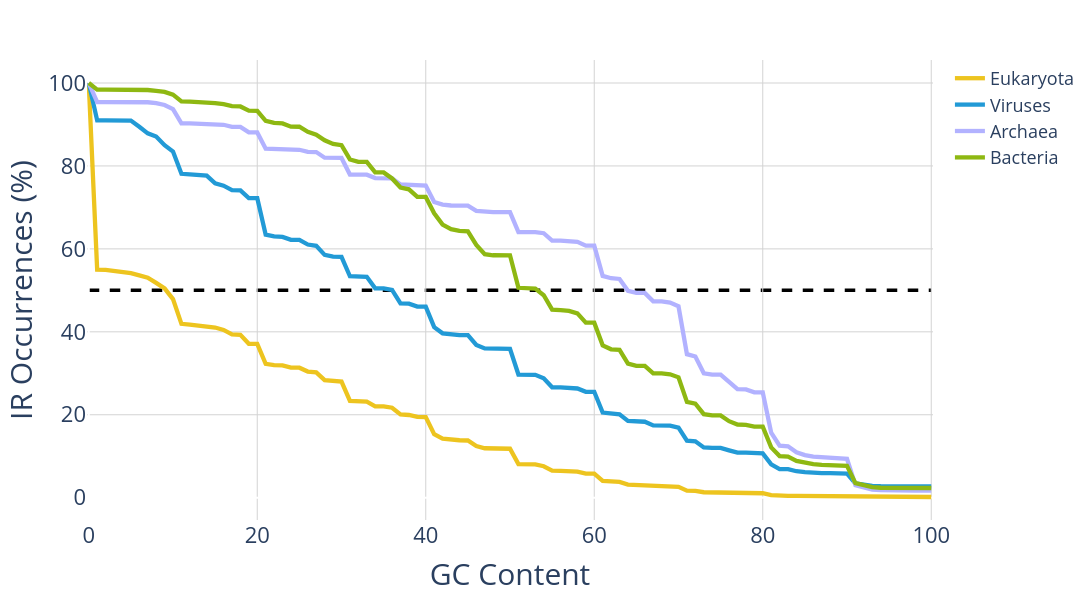

The notebook cell this image was saved under:
### Code cell
import plotly.express as px
import pandas as pd
import plotly.io as pio
domain_colors = {
                'Eukaryota': '#edc41f',
                'Archaea': '#b2b2ff',
                'Bacteria': '#8eb812',
                'Viruses': '#229ad6',
}
order = ["Eukaryota", "Metazoa", "Fungi", "Plantae", "Protista", "Bacteria", "Archaea", "Viruses"]
motif_counts["subdivision"] = pd.Categorical(motif_counts["subdivision"], categories=order, ordered=True)

fig = px.line(
    motif_counts[motif_counts["subdivision"].isin({"Eukaryota", "Bacteria", "Archaea", "Viruses"})],
    x="threshold",
    y="motif_perc",
    color="subdivision",
    color_discrete_map=domain_colors,
    line_group="subdivision"
)

fig.update_traces(line=dict(width=4.3))
fig.update_layout(
    xaxis_title="GC Content",
    yaxis_title=f"{pattern} Occurrences (%)",
    font=dict(size=18),
    legend_title=None,
    width=1200,
    height=600,
    paper_bgcolor='rgba(0,0,0,0)',

)

fig.add_shape(
    type="line",
    x0=motif_counts["threshold"].min(),
    x1=motif_counts["threshold"].max(),
    y0=50,
    y1=50,
    line=dict(color="black", width=3.5, dash="dash"),
    layer="below"
)

fig.update_layout(
    xaxis=dict(
        tickfont=dict(size=20),
        showgrid=True,
        gridcolor='lightgray',
        gridwidth=1
    ),
    yaxis=dict(
        tickfont=dict(size=20),
        showgrid=True,
        gridcolor='lightgray',
        gridwidth=1
    )
)

fig.update_layout(plot_bgcolor='rgba(0,0,0,0)')
fig.update_layout(
    xaxis_title_font=dict(size=30),
    yaxis_title_font=dict(size=30),
    xaxis=dict(tickfont=dict(size=22)),
    yaxis=dict(tickfont=dict(size=22)),
)
# Save as interactive HTML (PDF is not ideal for interactive Plotly plots)
# fig.write_html(f"{target}/STR_occurrences_perc_vs_arm_gc_content.html")
pio.write_image(
    fig,
    str(target / f"{pattern}_occurrences_perc_vs_arm_gc_content_domains.pdf"),
    format="pdf",
    width=1200,
    height=600,
    scale=1
)
fig.show()

### Figure 1 — Plotly figure (JSON) as saved in the notebook; plotly's stock layout.template omitted (floating-point values rounded to 4 significant figures)
{"data": [{"hovertemplate": "subdivision=Eukaryota<br>threshold=%{x}<br>motif_perc=%{y}<extra></extra>", "legendgroup": "Eukaryota", "line": {"color": "#edc41f", "dash": "solid", "width": 4.3}, "marker": {"symbol": "circle"}, "mode": "lines", "name": "Eukaryota", "orientation": "v", "showlegend": true, "type": "scatter", "x": [0.0, 1.0, 2.0, 3.0, 4.0, 5.0, 6.0, 7.0, 8.0, 9.0, 10.0, 11.0, 12.0, 13.0, 14.0, 15.0, 16.0, 17.0, 18.0, 19.0, 20.0, 21.0, 22.0, 23.0, 24.0, 25.0, 26.0, 27.0, 28.0, 29.0, 30.0, 31.0, 32.0, 33.0, 34.0, 35.0, 36.0, 37.0, 38.0, 39.0, 40.0, 41.0, 42.0, 43.0, 44.0, 45.0, 46.0, 47.0, 48.0, 49.0, 50.0, 51.0, 52.0, 53.0, 54.0, 55.0, 56.0, 57.0, 58.0, 59.0, 60.0, 61.0, 62.0, 63.0, 64.0, 65.0, 66.0, 67.0, 68.0, 69.0, 70.0, 71.0, 72.0, 73.0, 74.0, 75.0, 76.0, 77.0, 78.0, 79.0, 80.0, 81.0, 82.0, 83.0, 84.0, 85.0, 86.0, 87.0, 88.0, 89.0, 90.0, 91.0, 92.0, 93.0, 94.0, 95.0, 96.0, 97.0, 98.0, 99.0, 100.0], "xaxis": "x", "y": [100.0, 54.97, 54.92, 54.7, 54.47, 54.15, 53.62, 53.06, 51.81, 50.47, 47.88, 41.93, 41.74, 41.59, 41.37, 41.04, 40.45, 39.36, 39.27, 37.11, 37.08, 32.29, 31.98, 31.9, 31.36, 31.35, 30.43, 30.24, 28.36, 28.07, 28.0, 23.33, 23.2, 23.18, 22.03, 22.01, 21.7, 20.08, 19.95, 19.51, 19.46, 15.31, 14.25, 13.96, 13.86, 13.8, 12.46, 11.93, 11.82, 11.81, 11.81, 8.097, 8.09, 8.023, 7.588, 6.524, 6.489, 6.436, 6.29, 5.815, 5.808, 4.035, 3.847, 3.806, 3.165, 3.058, 3.051, 2.743, 2.742, 2.722, 2.628, 1.697, 1.665, 1.325, 1.307, 1.307, 1.134, 1.089, 1.088, 1.078, 1.078, 0.6264, 0.467, 0.4659, 0.4294, 0.4107, 0.4007, 0.398, 0.3971, 0.3968, 0.3967, 0.2159, 0.1877, 0.1794, 0.1765, 0.1755, 0.1753, 0.1752, 0.1752, 0.1752, 0.1752], "yaxis": "y"}, {"hovertemplate": "subdivision=Viruses<br>threshold=%{x}<br>motif_perc=%{y}<extra></extra>", "legendgroup": "Viruses", "line": {"color": "#229ad6", "dash": "solid", "width": 4.3}, "marker": {"symbol": "circle"}, "mode": "lines", "name": "Viruses", "orientation": "v", "showlegend": true, "type": "scatter", "x": [0.0, 1.0, 2.0, 3.0, 4.0, 5.0, 6.0, 7.0, 8.0, 9.0, 10.0, 11.0, 12.0, 13.0, 14.0, 15.0, 16.0, 17.0, 18.0, 19.0, 20.0, 21.0, 22.0, 23.0, 24.0, 25.0, 26.0, 27.0, 28.0, 29.0, 30.0, 31.0, 32.0, 33.0, 34.0, 35.0, 36.0, 37.0, 38.0, 39.0, 40.0, 41.0, 42.0, 43.0, 44.0, 45.0, 46.0, 47.0, 48.0, 49.0, 50.0, 51.0, 52.0, 53.0, 54.0, 55.0, 56.0, 57.0, 58.0, 59.0, 60.0, 61.0, 62.0, 63.0, 64.0, 65.0, 66.0, 67.0, 68.0, 69.0, 70.0, 71.0, 72.0, 73.0, 74.0, 75.0, 76.0, 77.0, 78.0, 79.0, 80.0, 81.0, 82.0, 83.0, 84.0, 85.0, 86.0, 87.0, 88.0, 89.0, 90.0, 91.0, 92.0, 93.0, 94.0, 95.0, 96.0, 97.0, 98.0, 99.0, 100.0], "xaxis": "x", "y": [100.0, 90.97, 90.97, 90.97, 90.96, 90.95, 89.45, 87.86, 87.08, 85.01, 83.48, 78.11, 77.98, 77.87, 77.67, 75.79, 75.24, 74.18, 74.1, 72.25, 72.24, 63.43, 63.01, 62.9, 62.19, 62.19, 61.05, 60.76, 58.56, 58.13, 58.09, 53.4, 53.27, 53.26, 50.5, 50.49, 50.12, 46.89, 46.8, 46.08, 46.07, 41.13, 39.64, 39.3, 39.22, 39.19, 36.84, 36.01, 35.92, 35.91, 35.91, 29.71, 29.69, 29.64, 28.79, 26.63, 26.59, 26.54, 26.34, 25.55, 25.55, 20.53, 20.18, 20.09, 18.52, 18.33, 18.32, 17.45, 17.45, 17.38, 16.89, 13.75, 13.6, 12.12, 12.01, 12.01, 11.42, 10.86, 10.85, 10.7, 10.7, 8.042, 6.907, 6.895, 6.387, 6.167, 5.978, 5.942, 5.909, 5.87, 5.817, 3.44, 3.081, 2.838, 2.769, 2.749, 2.743, 2.743, 2.743, 2.743, 2.743], "yaxis": "y"}, {"hovertemplate": "subdivision=Archaea<br>threshold=%{x}<br>motif_perc=%{y}<extra></extra>", "legendgroup": "Archaea", "line": {"color": "#b2b2ff", "dash": "solid", "width": 4.3}, "marker": {"symbol": "circle"}, "mode": "lines", "name": "Archaea", "orientation": "v", "showlegend": true, "type": "scatter", "x": [0.0, 1.0, 2.0, 3.0, 4.0, 5.0, 6.0, 7.0, 8.0, 9.0, 10.0, 11.0, 12.0, 13.0, 14.0, 15.0, 16.0, 17.0, 18.0, 19.0, 20.0, 21.0, 22.0, 23.0, 24.0, 25.0, 26.0, 27.0, 28.0, 29.0, 30.0, 31.0, 32.0, 33.0, 34.0, 35.0, 36.0, 37.0, 38.0, 39.0, 40.0, 41.0, 42.0, 43.0, 44.0, 45.0, 46.0, 47.0, 48.0, 49.0, 50.0, 51.0, 52.0, 53.0, 54.0, 55.0, 56.0, 57.0, 58.0, 59.0, 60.0, 61.0, 62.0, 63.0, 64.0, 65.0, 66.0, 67.0, 68.0, 69.0, 70.0, 71.0, 72.0, 73.0, 74.0, 75.0, 76.0, 77.0, 78.0, 79.0, 80.0, 81.0, 82.0, 83.0, 84.0, 85.0, 86.0, 87.0, 88.0, 89.0, 90.0, 91.0, 92.0, 93.0, 94.0, 95.0, 96.0, 97.0, 98.0, 99.0, 100.0], "xaxis": "x", "y": [100.0, 95.4, 95.4, 95.4, 95.4, 95.4, 95.4, 95.36, 95.13, 94.7, 93.69, 90.27, 90.26, 90.23, 90.2, 90.09, 89.92, 89.43, 89.41, 88.08, 88.08, 84.16, 84.09, 84.08, 83.9, 83.9, 83.38, 83.34, 82.0, 81.94, 81.93, 77.92, 77.9, 77.89, 77.08, 77.08, 77.01, 75.55, 75.52, 75.27, 75.27, 71.3, 70.68, 70.47, 70.44, 70.44, 69.17, 68.89, 68.86, 68.86, 68.86, 64.07, 64.07, 64.04, 63.78, 62.02, 62.0, 61.95, 61.69, 60.78, 60.77, 53.48, 52.93, 52.75, 49.88, 49.4, 49.39, 47.35, 47.35, 47.06, 46.17, 34.61, 34.05, 30.0, 29.68, 29.68, 27.94, 26.2, 26.13, 25.43, 25.42, 15.69, 12.55, 12.42, 10.95, 10.28, 9.919, 9.733, 9.559, 9.41, 9.373, 3.025, 2.415, 1.958, 1.831, 1.751, 1.748, 1.747, 1.747, 1.747, 1.747], "yaxis": "y"}, {"hovertemplate": "subdivision=Bacteria<br>threshold=%{x}<br>motif_perc=%{y}<extra></extra>", "legendgroup": "Bacteria", "line": {"color": "#8eb812", "dash": "solid", "width": 4.3}, "marker": {"symbol": "circle"}, "mode": "lines", "name": "Bacteria", "orientation": "v", "showlegend": true, "type": "scatter", "x": [0.0, 1.0, 2.0, 3.0, 4.0, 5.0, 6.0, 7.0, 8.0, 9.0, 10.0, 11.0, 12.0, 13.0, 14.0, 15.0, 16.0, 17.0, 18.0, 19.0, 20.0, 21.0, 22.0, 23.0, 24.0, 25.0, 26.0, 27.0, 28.0, 29.0, 30.0, 31.0, 32.0, 33.0, 34.0, 35.0, 36.0, 37.0, 38.0, 39.0, 40.0, 41.0, 42.0, 43.0, 44.0, 45.0, 46.0, 47.0, 48.0, 49.0, 50.0, 51.0, 52.0, 53.0, 54.0, 55.0, 56.0, 57.0, 58.0, 59.0, 60.0, 61.0, 62.0, 63.0, 64.0, 65.0, 66.0, 67.0, 68.0, 69.0, 70.0, 71.0, 72.0, 73.0, 74.0, 75.0, 76.0, 77.0, 78.0, 79.0, 80.0, 81.0, 82.0, 83.0, 84.0, 85.0, 86.0, 87.0, 88.0, 89.0, 90.0, 91.0, 92.0, 93.0, 94.0, 95.0, 96.0, 97.0, 98.0, 99.0, 100.0], "xaxis": "x", "y": [100.0, 98.41, 98.41, 98.41, 98.41, 98.41, 98.37, 98.31, 98.12, 97.87, 97.2, 95.54, 95.49, 95.43, 95.33, 95.17, 94.88, 94.45, 94.34, 93.35, 93.31, 90.89, 90.39, 90.25, 89.46, 89.45, 88.24, 87.56, 86.18, 85.32, 85.01, 81.57, 80.97, 80.96, 78.45, 78.43, 76.99, 74.79, 74.37, 72.55, 72.53, 68.59, 65.86, 64.74, 64.35, 64.23, 60.97, 58.71, 58.46, 58.46, 58.46, 50.62, 50.62, 50.42, 48.82, 45.36, 45.25, 45.04, 44.44, 42.22, 42.2, 36.74, 35.79, 35.64, 32.34, 31.81, 31.78, 29.97, 29.97, 29.77, 29.03, 23.11, 22.69, 20.15, 19.86, 19.86, 18.45, 17.66, 17.57, 17.15, 17.14, 12.13, 10.03, 9.932, 8.895, 8.403, 8.103, 7.926, 7.808, 7.709, 7.689, 3.53, 2.962, 2.542, 2.405, 2.354, 2.347, 2.347, 2.347, 2.347, 2.347], "yaxis": "y"}], "layout": {"font": {"size": 18}, "height": 600, "legend": {"title": {}, "tracegroupgap": 0}, "margin": {"t": 60}, "paper_bgcolor": "rgba(0,0,0,0)", "plot_bgcolor": "rgba(0,0,0,0)", "shapes": [{"layer": "below", "line": {"color": "black", "dash": "dash", "width": 3.5}, "type": "line", "x0": 0, "x1": 100, "y0": 50, "y1": 50}], "width": 1200, "xaxis": {"anchor": "y", "domain": [0, 1], "gridcolor": "lightgray", "gridwidth": 1, "showgrid": true, "tickfont": {"size": 22}, "title": {"font": {"size": 30}, "text": "GC Content"}}, "yaxis": {"anchor": "x", "domain": [0, 1], "gridcolor": "lightgray", "gridwidth": 1, "showgrid": true, "tickfont": {"size": 22}, "title": {"font": {"size": 30}, "text": "IR Occurrences (%)"}}}}
